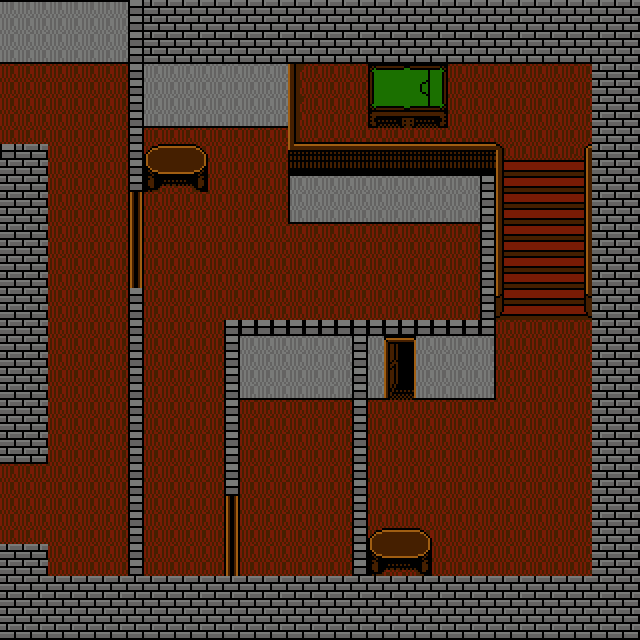

The image is a tile-based game level rendered from a .tmx file. Its description and source (layers, tilesets, objects; grid data summarised) follow:
An orthogonal 40x40 tile map with 16x16 px tiles, 4 tile layers (sol, obstacles, decoration, portes).

<map version="1.5" tiledversion="1.7.2" orientation="orthogonal" renderorder="right-down" width="40" height="40" tilewidth="16" tileheight="16" infinite="0" nextlayerid="5" nextobjectid="1">
 <tileset firstgid="1" source="tiles_mansion.tsx" />
 <layer id="1" name="sol" width="40" height="40">
  <data>[1600 cells, 1600 non-empty, 1 distinct tile ids]</data>
 </layer>
 <layer id="2" name="obstacles" width="40" height="40">
  <data>[1600 cells, 766 non-empty, 37 distinct tile ids]</data>
 </layer>
 <layer id="3" name="decoration" width="40" height="40">
  <data>[1600 cells, 211 non-empty, 40 distinct tile ids]</data>
 </layer>
 <layer id="4" name="portes" width="40" height="40">
  <data>[1600 cells, 19 non-empty, 12 distinct tile ids]</data>
 </layer>
</map>
